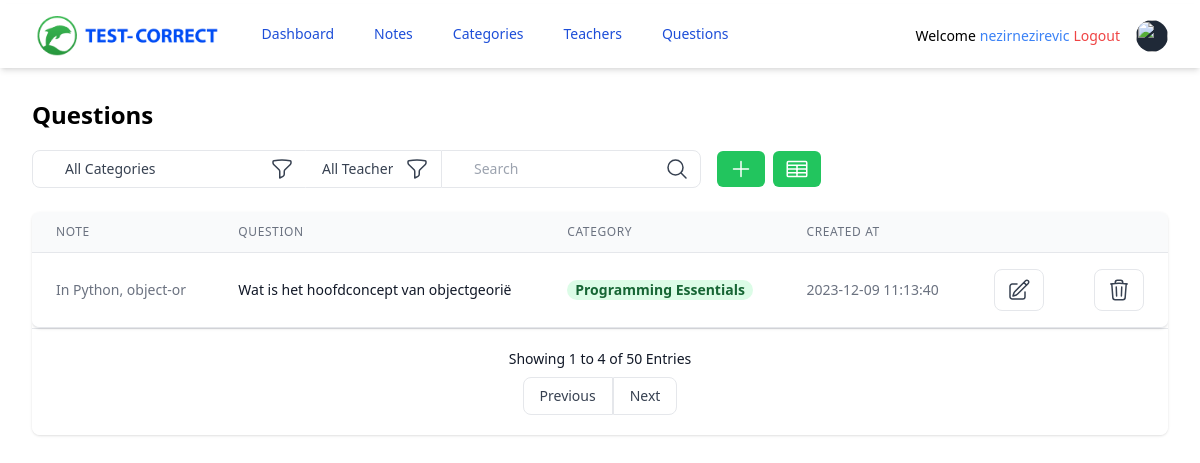
/questions/ (signed in), run on an earlier commit of the app's database.
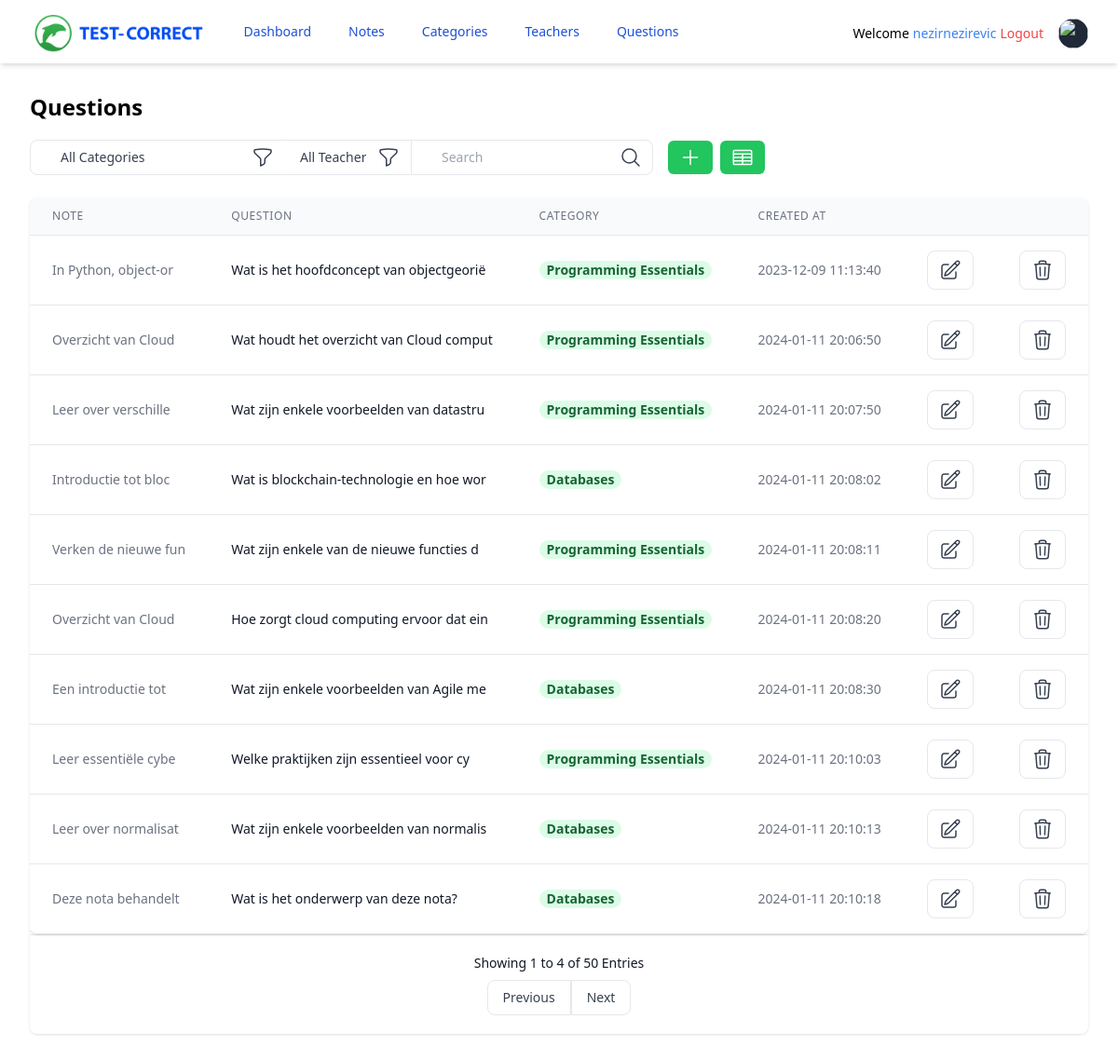
And on a later commit of the database.
### tables this page shows
CREATE TABLE questions (
            questions_id INTEGER PRIMARY KEY AUTOINCREMENT,
            note_id INTEGER NOT NULL,
            exam_question TEXT NOT NULL,            
            date_created DATETIME DEFAULT CURRENT_TIMESTAMP,            
            FOREIGN KEY (note_id) REFERENCES notes (note_id));

CREATE TABLE notes (
            note_id INTEGER PRIMARY KEY AUTOINCREMENT,
            title TEXT NOT NULL,
            note_source TEXT NOT NULL,
            is_public INTEGER NOT NULL DEFAULT 1,
            teacher_id INTEGER NOT NULL,
            category_id INTEGER NOT NULL,
            note TEXT NOT NULL,
            date_created DATETIME DEFAULT CURRENT_TIMESTAMP,            
            FOREIGN KEY (teacher_id) REFERENCES teachers (teacher_id),
            FOREIGN KEY (category_id) REFERENCES categories (category_id));

CREATE TABLE categories (
            category_id INTEGER PRIMARY KEY AUTOINCREMENT,
            omschrijving TEXT NOT NULL,
            date_created DATETIME DEFAULT CURRENT_TIMESTAMP);

### controllers/question_controller.py (the view)
@questions_page.route("/", methods=["GET", "POST"])
def questions():
    if "user" in session:
        username = session["user"]
        question_model = QuestionModel(DATABASE_FILE)
        category_model = CategoryModel(DATABASE_FILE)
        get_questions = question_model.get_all_questions()
        select_categories = category_model.get_all_categories()
        return render_template(
            "question/questions.html.j2",
            questions=get_questions,
            username=username,
            categories=select_categories,
        )
    return redirect(url_for("login"))

### models/category_model.py (called while the page is built)
    def __get_cursor(self):
        connection = sqlite3.connect(self.dbpath)
        cursor = connection.cursor()
        cursor.row_factory = sqlite3.Row
        return cursor

    def get_all_categories(self):
        cursor = self.__get_cursor()
        cursor.execute("SELECT * FROM categories")
        return cursor.fetchall()

### models/question_model.py (called while the page is built)
    def __get_cursor(self):
        connection = sqlite3.connect(self.dbpath)
        cursor = connection.cursor()
        cursor.row_factory = sqlite3.Row
        return cursor

    def get_all_questions(self):
        cursor = self.__get_cursor()
        cursor.execute(
            "SELECT * FROM questions INNER JOIN notes ON notes.note_id = questions.note_id INNER JOIN categories ON "
            "categories.category_id = notes.category_id"
        )
        return cursor.fetchall()

### templates/question/questions.html.j2 (shortened to what the changed rows need)
{% extends "index.html.j2" %}
{% block content %}
<div class="mx-auto max-w-7xl px-2 sm:px-6 lg:px-8">
    <div class="py-8">
        <div class="mb-5">
            <h2 class="text-2xl font-semibold leading-tight">Questions</h2>
        </div>
        <div class="-mx-4 sm:-mx-8 px-4 sm:px-8 py-4 overflow-x-auto">
            <div class="inline-block min-w-full shadow rounded-lg overflow-hidden">
                <div class="flex flex-col">
                    <div class="-my-2 overflow-x-auto sm:-mx-6 lg:-mx-8">
                        <div class="py-2 align-middle inline-block min-w-full sm:px-6 lg:px-8">
                            <div class="shadow overflow-hidden border-b border-gray-200 sm:rounded-lg">
                                <table class="min-w-full divide-y divide-gray-200 text-sm">
                                    <thead class="bg-gray-50">
                                        <tr>
                                            <th scope="col" class="px-6 py-3 text-xs text-left font-medium text-gray-500 uppercase tracking-wider">
                                                Note
                                            </th>
                                            <th scope="col" class="px-6 py-3 text-xs text-left font-medium text-gray-500 uppercase tracking-wider">
                                                Question
                                            </th>
                                            <th scope="col" class="px-6 py-3 text-xs text-left font-medium text-gray-500 uppercase tracking-wider">
                                                Category
                                            </th>
                                            <th scope="col" class="px-6 py-3 text-xs text-left font-medium text-gray-500 uppercase tracking-wider">
                                                Created at
                                            </th>
                                            <th scope="col" class="relative px-6 py-3">
                                            </th>
                                            <th scope="col" class="relative px-6 py-3">
                                            </th>
                                        </tr>
                                    </thead>
                                    <tbody class="bg-white divide-y divide-gray-200">
                                        {% if result | length != 0 %}
                                        {% for question in result %}
                                        <tr>
                                            <td class="px-6 py-4 whitespace-nowrap text-gray-500">
                                                {{ question.note[:20] }}
                                            </td>
                                            <td class="px-6 py-4 whitespace-nowrap">
                                                <div class="text-sm text-gray-900">{{ question.exam_question[:40] }}</div>
                                            </td>
                                            <td class="px-6 py-4 whitespace-nowrap">
                                                <span class="px-2 inline-flex leading-5 font-semibold rounded-full bg-green-100 text-green-800">
                                                {{ question.omschrijving }}
                                                </span>
                                            </td>
                                            <td class="px-6 py-4 whitespace-nowrap text-gray-500">
                                                {{ question.date_created }}
                                            </td>
                                            <td class="px-6 py-4 whitespace-nowrap text-right font-medium">
                                                {#
                                                <form action="{{ url_for('notes.note', note_id=note.note_id) }}" method="POST">
                                                    #}
                                                    <button type="submit" class="hover:bg-gray-100 border text-gray-700 py-2 px-3 rounded-s-lg rounded-e-lg">
                                                        <svg xmlns="http://www.w3.org/2000/svg" fill="none" viewBox="0 0 24 24" stroke-width="1.5" stroke="currentColor" class="w-6 h-6">
                                                            <path stroke-linecap="round" stroke-linejoin="round" d="M16.862 4.487l1.687-1.688a1.875 1.875 0 112.652 2.652L10.582 16.07a4.5 4.5 0 01-1.897 1.13L6 18l.8-2.685a4.5 4.5 0 011.13-1.897l8.932-8.931zm0 0L19.5 7.125M18 14v4.75A2.25 2.25 0 0115.75 21H5.25A2.25 2.25 0 013 18.75V8.25A2.25 2.25 0 015.25 6H10"></path>
                                                        </svg>
                                                    </button>
                                                </form>
                                            </td>
                                            <td class="px-6 py-4 whitespace-nowrap text-right font-medium">
                                                <form action="{{ url_for('questions.delete_question', question_id=question.question_id) }}" method="POST">
                                                    <input type="hidden" value="{{ question.questions_id }}" name="questions_id">
                                                    <button type="submit" class="hover:bg-gray-100 border text-gray-700 py-2 px-3 rounded-s-lg rounded-e-lg">
                                                        <svg xmlns="http://www.w3.org/2000/svg" fill="none" viewBox="0 0 24 24" stroke-width="1.5" stroke="currentColor" class="w-6 h-6">
                                                            <path stroke-linecap="round" stroke-linejoin="round" d="M14.74 9l-.346 9m-4.788 0L9.26 9m9.968-3.21c.342.052.682.107 1.022.166m-1.022-.165L18.16 19.673a2.25 2.25 0 01-2.244 2.077H8.084a2.25 2.25 0 01-2.244-2.077L4.772 5.79m14.456 0a48.108 48.108 0 00-3.478-.397m-12 .562c.34-.059.68-.114 1.022-.165m0 0a48.11 48.11 0 013.478-.397m7.5 0v-.916c0-1.18-.91-2.164-2.09-2.201a51.964 51.964 0 00-3.32 0c-1.18.037-2.09 1.022-2.09 2.201v.916m7.5 0a48.667 48.667 0 00-7.5 0"></path>
                                                        </svg>
                                                    </button>
                                                </form>
                                            </td>
                                        </tr>
                                        {% endfor %}
                                        {% else %}
                                        {% for question in questions %}
                                        <tr>
                                            <td class="px-6 py-4 whitespace-nowrap text-gray-500">
                                                {{ question.note[:20] }}
                                            </td>
                                            <td class="px-6 py-4 whitespace-nowrap">
                                                <div class="text-sm text-gray-900">{{ question.exam_question[:40]  }}</div>
                                            </td>
                                            <td class="px-6 py-4 whitespace-nowrap">
                                                <span class="px-2 inline-flex leading-5 font-semibold rounded-full bg-green-100 text-green-800">
                                                {{ question.omschrijving }}
                                                </span>
                                            </td>
                                            <td class="px-6 py-4 whitespace-nowrap text-gray-500">
                                                {{ question.date_created }}
                                            </td>
                                            <td class="px-6 py-4 whitespace-nowrap text-right font-medium">
                                                    <button type="submit" class="hover:bg-gray-100 border text-gray-700 py-2 px-3 rounded-s-lg rounded-e-lg">
                                                    </button>
                                            </td>
                                            <td class="px-6 py-4 whitespace-nowrap text-right font-medium">
                                                <form action="{{ url_for('questions.delete_question', question_id=question.question_id) }}" method="POST">
                                                    <button type="submit" class="hover:bg-gray-100 border text-gray-700 py-2 px-3 rounded-s-lg rounded-e-lg">
                                                    </button>
                                                </form>
                                            </td>
                                        </tr>
                                        {% endfor %}
                                        {% endif %}
                                    </tbody>
                                </table>
                            </div>
                        </div>
                    </div>
                </div>
            </div>
        </div>
    </div>
</div>
{% endblock %}

What changed in the data, as far as the page shows it:
added questions: note "Overzicht van Cloud", exam_question "Wat houdt het overzicht van Cloud comput", omschrijving "Programming Essentials", date_created "2024-01-11 20:06:50"
added questions: note "Leer over verschille", exam_question "Wat zijn enkele voorbeelden van datastru", omschrijving "Programming Essentials", date_created "2024-01-11 20:07:50"
added questions: note "Introductie tot bloc", exam_question "Wat is blockchain-technologie en hoe wor", omschrijving "Databases", date_created "2024-01-11 20:08:02"
added questions: note "Verken de nieuwe fun", exam_question "Wat zijn enkele van de nieuwe functies d", omschrijving "Programming Essentials", date_created "2024-01-11 20:08:11"
added questions: note "Overzicht van Cloud", exam_question "Hoe zorgt cloud computing ervoor dat ein", omschrijving "Programming Essentials", date_created "2024-01-11 20:08:20"
added questions: note "Een introductie tot", exam_question "Wat zijn enkele voorbeelden van Agile me", omschrijving "Databases", date_created "2024-01-11 20:08:30"
added questions: note "Leer essentiële cybe", exam_question "Welke praktijken zijn essentieel voor cy", omschrijving "Programming Essentials", date_created "2024-01-11 20:10:03"
added questions: note "Leer over normalisat", exam_question "Wat zijn enkele voorbeelden van normalis", omschrijving "Databases", date_created "2024-01-11 20:10:13"
added questions: note "Deze nota behandelt", exam_question "Wat is het onderwerp van deze nota?", omschrijving "Databases", date_created "2024-01-11 20:10:18"
